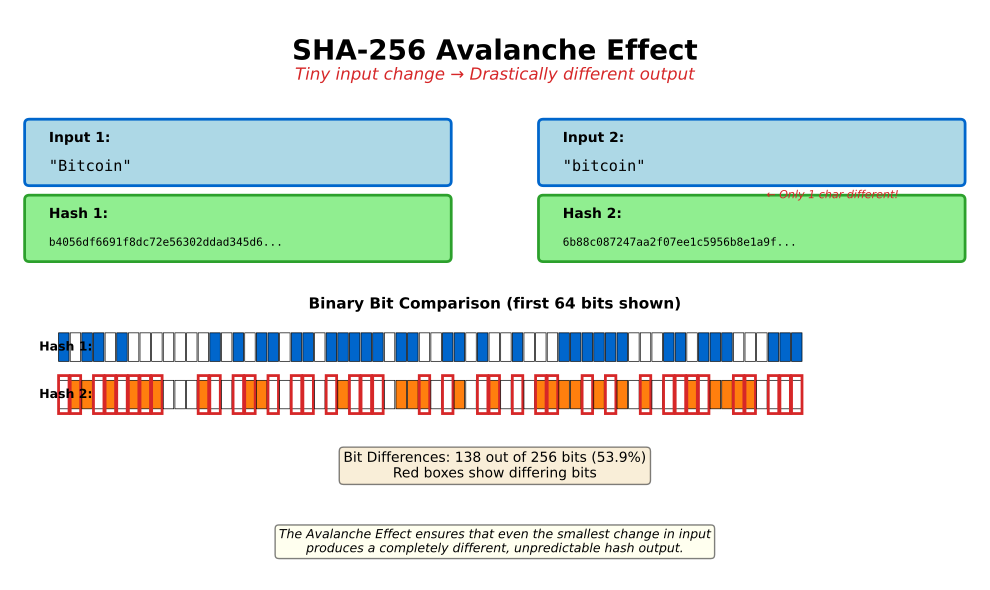

Here is the Python script that generated this plot:
#!/usr/bin/env python3
"""
SHA-256 Avalanche Effect Visualization
Visual comparison of two similar inputs producing vastly different hashes
"""

import matplotlib.pyplot as plt
import matplotlib.patches as mpatches
from matplotlib.patches import FancyBboxPatch, Rectangle
import hashlib
import os

# Color palette
MLBLUE = '#0066CC'
MLORANGE = '#FF7F0E'
MLGREEN = '#2CA02C'
MLRED = '#D62728'
MLPURPLE = '#3333B2'

def hash_to_binary(text):
    """Convert text to SHA-256 hash in binary format."""
    hash_hex = hashlib.sha256(text.encode()).hexdigest()
    # Convert hex to binary (256 bits)
    hash_bin = bin(int(hash_hex, 16))[2:].zfill(256)
    return hash_hex, hash_bin

def create_sha256_avalanche_chart():
    """Create visual comparison of avalanche effect."""
    fig, ax = plt.subplots(figsize=(10, 6))
    ax.set_xlim(0, 10)
    ax.set_ylim(0, 6)
    ax.axis('off')

    # Title
    ax.text(5, 5.7, 'SHA-256 Avalanche Effect',
            fontsize=20, fontweight='bold', ha='center', va='top')
    ax.text(5, 5.4, 'Tiny input change → Drastically different output',
            fontsize=12, ha='center', va='top', style='italic', color=MLRED)

    # Input 1
    input1 = "Bitcoin"
    hash1_hex, hash1_bin = hash_to_binary(input1)

    input1_box = FancyBboxPatch((0.2, 4.2), 4.3, 0.6,
                                 boxstyle="round,pad=0.05",
                                 edgecolor=MLBLUE, facecolor='lightblue',
                                 linewidth=2)
    ax.add_patch(input1_box)
    ax.text(0.4, 4.65, f'Input 1:', fontsize=10, fontweight='bold', va='center')
    ax.text(0.4, 4.35, f'"{input1}"', fontsize=11, va='center', family='monospace')

    # Hash 1 (truncated display)
    hash1_box = FancyBboxPatch((0.2, 3.4), 4.3, 0.6,
                                boxstyle="round,pad=0.05",
                                edgecolor=MLGREEN, facecolor='lightgreen',
                                linewidth=2)
    ax.add_patch(hash1_box)
    ax.text(0.4, 3.85, 'Hash 1:', fontsize=10, fontweight='bold', va='center')
    ax.text(0.4, 3.55, hash1_hex[:32] + '...', fontsize=8, va='center', family='monospace')

    # Input 2 (one character different)
    input2 = "bitcoin"  # lowercase 'b'
    hash2_hex, hash2_bin = hash_to_binary(input2)

    input2_box = FancyBboxPatch((5.5, 4.2), 4.3, 0.6,
                                 boxstyle="round,pad=0.05",
                                 edgecolor=MLBLUE, facecolor='lightblue',
                                 linewidth=2)
    ax.add_patch(input2_box)
    ax.text(5.7, 4.65, f'Input 2:', fontsize=10, fontweight='bold', va='center')
    ax.text(5.7, 4.35, f'"{input2}"', fontsize=11, va='center', family='monospace')
    # Highlight the difference
    ax.text(7.8, 4.05, '← Only 1 char different!', fontsize=8, color=MLRED, style='italic', va='center')

    # Hash 2 (truncated display)
    hash2_box = FancyBboxPatch((5.5, 3.4), 4.3, 0.6,
                                boxstyle="round,pad=0.05",
                                edgecolor=MLGREEN, facecolor='lightgreen',
                                linewidth=2)
    ax.add_patch(hash2_box)
    ax.text(5.7, 3.85, 'Hash 2:', fontsize=10, fontweight='bold', va='center')
    ax.text(5.7, 3.55, hash2_hex[:32] + '...', fontsize=8, va='center', family='monospace')

    # Binary visualization section
    ax.text(5, 2.9, 'Binary Bit Comparison (first 64 bits shown)',
            fontsize=11, ha='center', va='center', fontweight='bold')

    # Display first 64 bits of each hash as colored blocks
    block_size = 0.12
    start_x = 0.5
    y1 = 2.3
    y2 = 1.8

    for i in range(64):
        bit1 = hash1_bin[i]
        bit2 = hash2_bin[i]

        x = start_x + i * block_size

        # Hash 1 bit
        color1 = MLBLUE if bit1 == '1' else 'white'
        rect1 = Rectangle((x, y1), block_size * 0.9, 0.3,
                          facecolor=color1, edgecolor='black', linewidth=0.5)
        ax.add_patch(rect1)

        # Hash 2 bit
        color2 = MLORANGE if bit2 == '1' else 'white'
        rect2 = Rectangle((x, y2), block_size * 0.9, 0.3,
                          facecolor=color2, edgecolor='black', linewidth=0.5)
        ax.add_patch(rect2)

        # Highlight differences
        if bit1 != bit2:
            rect_highlight = Rectangle((x, y2 - 0.05), block_size * 0.9, 0.4,
                                       facecolor='none', edgecolor=MLRED, linewidth=2)
            ax.add_patch(rect_highlight)

    ax.text(0.3, y1 + 0.15, 'Hash 1:', fontsize=9, va='center', fontweight='bold')
    ax.text(0.3, y2 + 0.15, 'Hash 2:', fontsize=9, va='center', fontweight='bold')

    # Count differences
    differences = sum(1 for i in range(256) if hash1_bin[i] != hash2_bin[i])
    percentage = (differences / 256) * 100

    # Statistics box
    stats_text = (
        f'Bit Differences: {differences} out of 256 bits ({percentage:.1f}%)\n'
        f'Red boxes show differing bits'
    )
    ax.text(5, 1.2, stats_text,
            fontsize=10, ha='center', va='center',
            bbox=dict(boxstyle='round', facecolor='wheat', alpha=0.5))

    # Explanation
    explanation = (
        'The Avalanche Effect ensures that even the smallest change in input\n'
        'produces a completely different, unpredictable hash output.'
    )
    ax.text(5, 0.4, explanation,
            fontsize=9, ha='center', va='center', style='italic',
            bbox=dict(boxstyle='round', facecolor='lightyellow', alpha=0.5))

    plt.tight_layout()
    return fig

def main():
    """Generate and save the SHA-256 avalanche effect chart."""
    # Create output directory if it doesn't exist
    output_dir = os.path.dirname(os.path.abspath(__file__))

    # Generate chart
    fig = create_sha256_avalanche_chart()

    # Save as PDF
    output_path = os.path.join(output_dir, '02_sha256_avalanche.pdf')
    fig.savefig(output_path, format='pdf', dpi=300, bbox_inches='tight')
    print(f"Chart saved to: {output_path}")

    plt.close()

if __name__ == "__main__":
    main()
